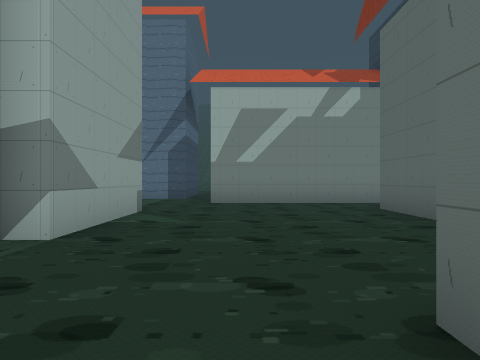
[1] (above)

19 first-person views from a walk through a scene from a Unity 3-D project. The camera is 1.2 m above the floor, looks level and sees 70° across. The floor is counted in squares, 2 m on a side. Each view is taken from the middle of a square. On the plan, view 1 faces up. The plan holds only what a view shows up to about 10 squares ahead; the rest is blank. The place goes on beyond the plan. Some animated figures are left out.

[2]
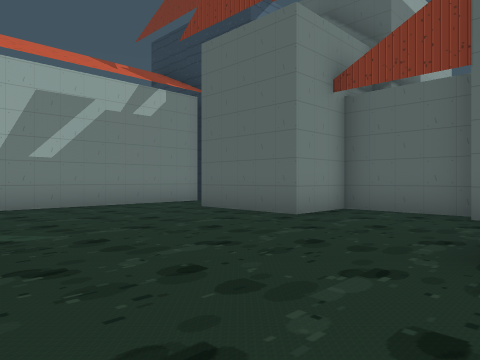

[3]
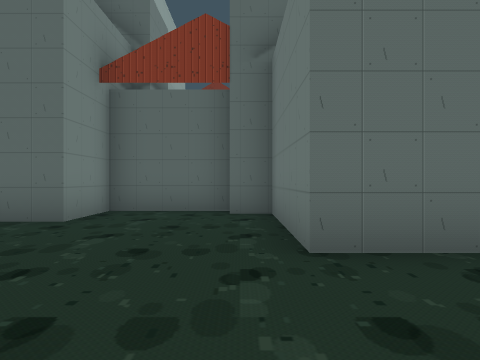

[4]
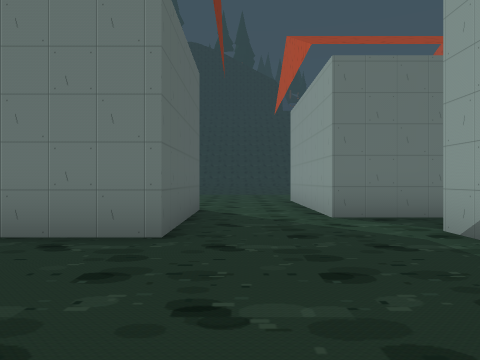

[5]
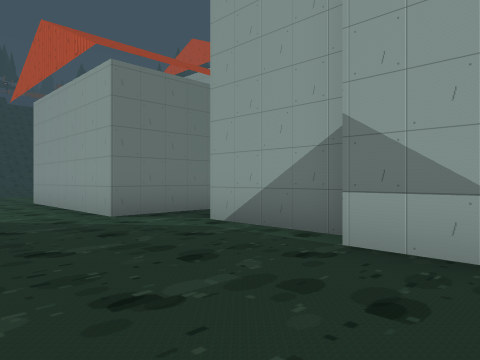

[6]
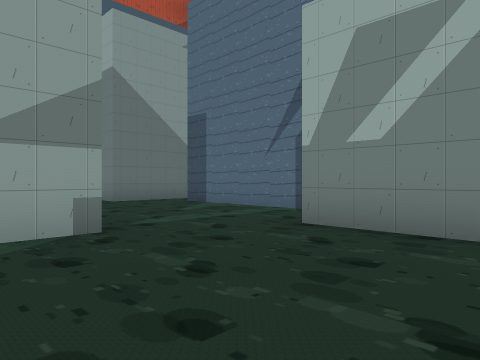

[7]
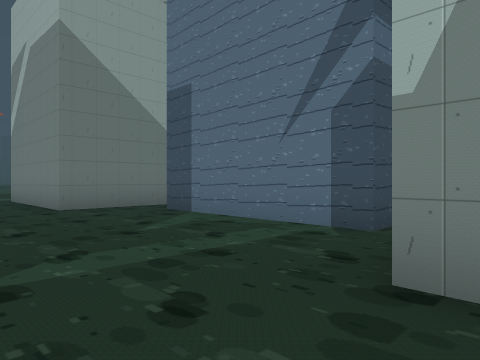

[8]
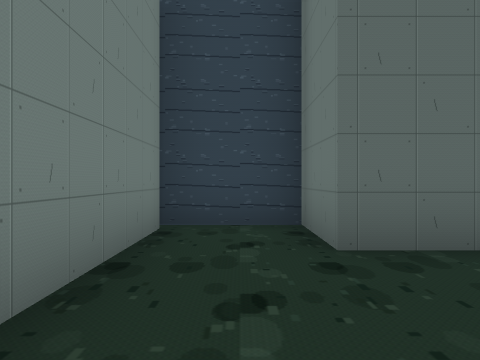

[9]
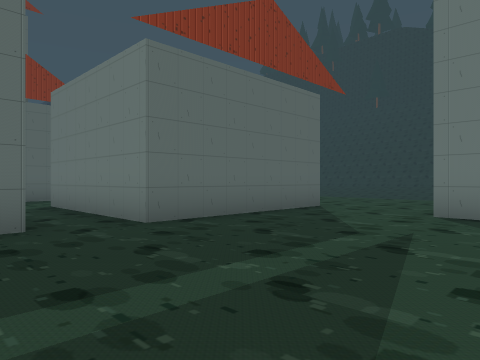

[10]
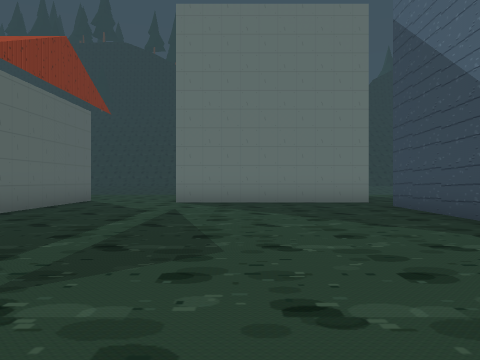

[11]
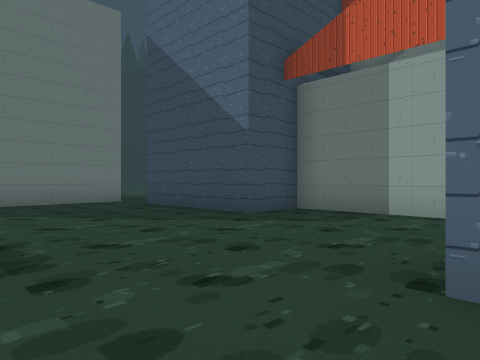

[12]
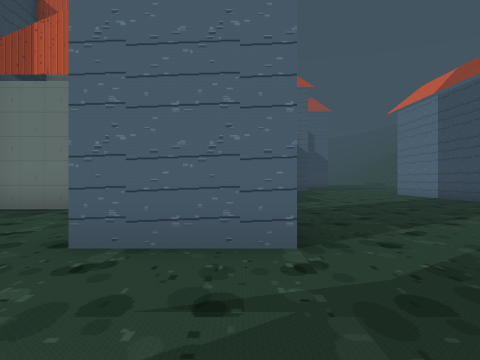

[13]
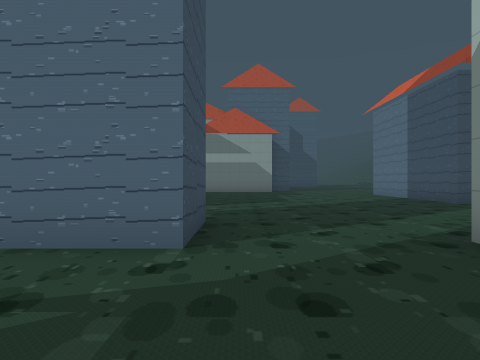

[14]
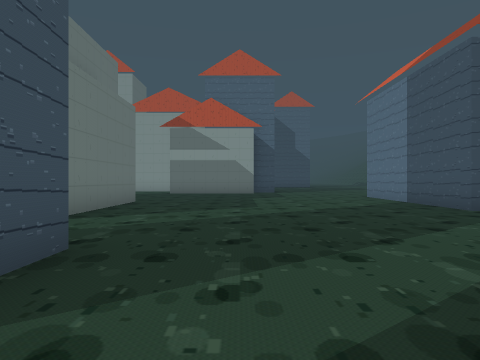

[15]
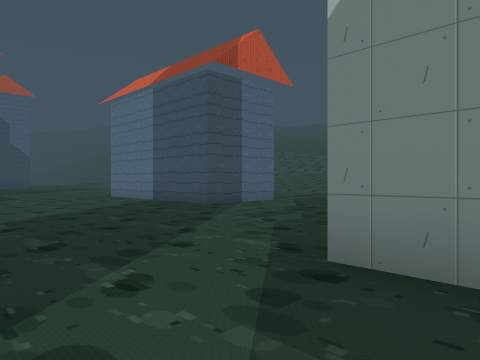

[16]
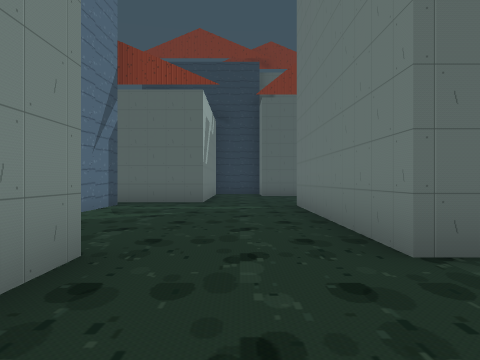

[17]
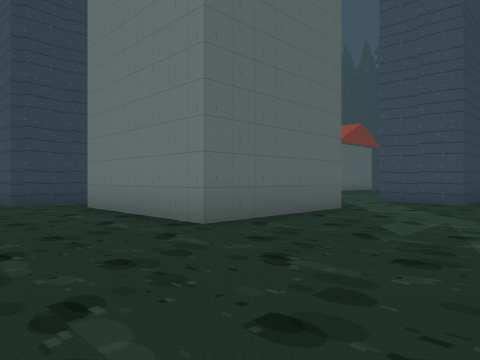

[18]
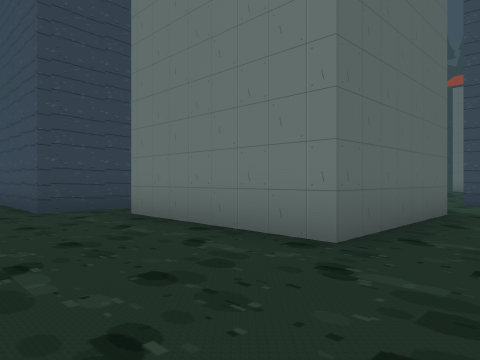

[19]
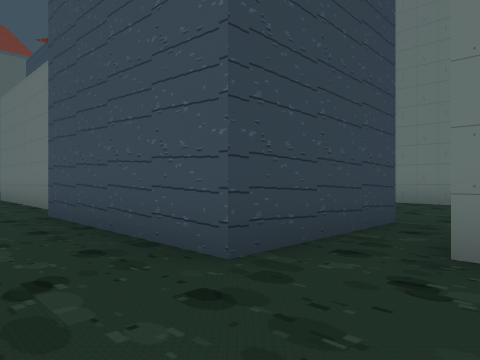

### Floor plan
Points are (right, up) in squares from view 1. A wall is a line through its corners. A room is listed if a view was taken in it or the views show most of it. See-through windows are left out.
Room 1 (views 1, 2, 3, 4, 5, 6, 7, 8)
walls: (4.1, 1.4) (4.1, 2.2); (4.6, 2.1) (4.6, 4.5) (2.9, 4.5) (2.9, 7.2) (4.6, 7.2) (4.6, 9.1); (-1.9, 5.6) (-1.9, 3.4) (-2.4, 3.4) (-2.4, 0.9); (0.8, -1.2) (0.8, 1.4) (3.6, 1.4); (0.8, -1.9) (0.8, -1.4); (-2.5, -0.5) (-1.5, -0.5) (-1.5, -2.5); (4.2, 9) (-0.8, 9)
ways out: opening at (-2, 0) to room 2; opening at (-0.2, 6.5) to room 2; opening at (-0.5, -1.5)
Room 2 (views 9, 10, 11, 12, 13, 14, 15, 16, 17, 18, 19)
walls: (-13, 4.8) (-13, 6.5) (-11, 6.5) (-11, 4.5); (-7.4, 6.5) (-1.9, 6.5); (-7.4, 6.1) (-7.4, 6.8); (-15, 3.5) (-15, 0.7) (-13.5, 0.7) (-13.5, -3); (-7.3, 11.8) (-7.3, 9.3) (-11.3, 9.3) (-11.3, 13) (-7.2, 13); (-19.6, 5.1) (-15.8, 5.1); (-1.9, 6.8) (-1.9, 5.6); (-16.7, 14.5) (-16.7, 12.5) (-20, 12.5); (-1.7, 11) (-6.1, 11) (-6.1, 14.2) (-1.8, 14.2); (-0.8, 9) (-0.8, 10.4); (-13.5, -4.1) (-8.2, -4.1); (-5.7, -5) (-5.7, -0.5) (-2.5, -0.5)
ways out: opening at (-2, 0) to room 1; opening at (-0.2, 6.5) to room 1; opening at (-13, -4); opening at (-7, -5.7); opening at (-1, 11); opening at (-0.5, 15.5)

Where each view was taken, in squares from view 1:
view 1: 0 up, 0 right, facing up
view 2: 1 up, 2 left, facing up-right
view 3: 2 up, 2 left, facing right
view 4: 5 up, 0 right, facing down
view 5: 5 up, 1 right, facing down-left
view 6: 5 up, 2 right, facing up-left
view 7: 7 up, 0 right, facing up-left
view 8: 8 up, 0 right, facing right
view 9: 2 up, 10 left, facing down-right
view 10: 5 up, 10 left, facing down
view 11: 5 up, 9 left, facing down-left
view 12: 6 up, 8 left, facing left
view 13: 7 up, 8 left, facing left
view 14: 8 up, 10 left, facing left
view 15: 7 up, 10 left, facing up-left
view 16: 8 up, 10 left, facing right
view 17: 16 up, 15 left, facing down-right
view 18: 16 up, 13 left, facing down-right
view 19: 16 up, 8 left, facing down-right
